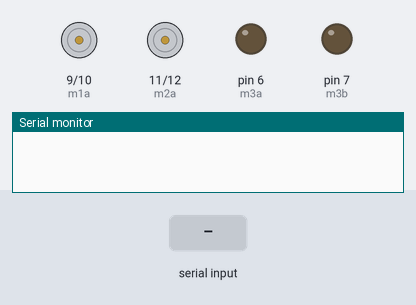
The sketch below on a simulated Arduino Uno, built with avr-gcc and run on an emulated ATmega328P. Shown: motor-driver pin pairs drawn as motors (green arrow = first pin HIGH = forward, orange = second pin HIGH = backward, longer = more drive), output pins drawn as LEDs (lit = HIGH), the last lines printed to the serial monitor. The test bench sets the inputs (shaded band).

Above: at 1.2 s.
1.3 s: "B" received over Serial
At 3.5 s:
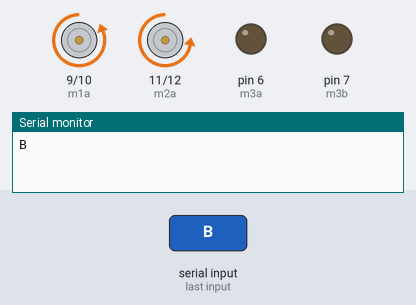
3.8 s: "F" received over Serial
At 5.2 s:
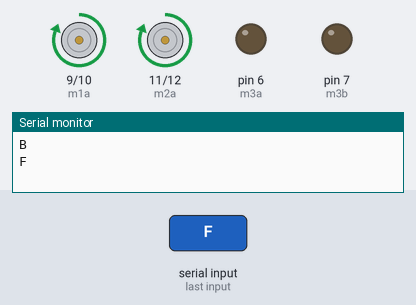
Timing chart, 0 to 4.9 s (numbered marks = the images above; inputs shaded):
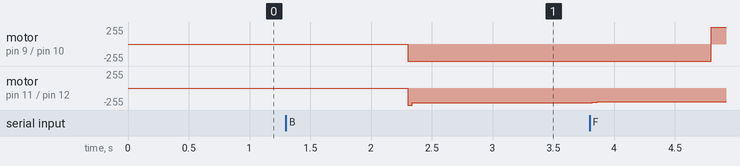

The sketch:

Final_code_DP.ino
```cpp
#include <SoftwareSerial.h> // TX RX software library for bluetooth
//declare variables for pins
int m1a = 9;
int m1b = 10;
int m2a = 11;
int m2b = 12;
int m3a = 6;
int m3b = 7;
//int ena = 13;
String val;
int bluetoothTx = 0; // bluetooth tx to 0 pin
int bluetoothRx = 1; // bluetooth rx to 1 pin

SoftwareSerial bluetooth(bluetoothTx, bluetoothRx);


void setup() {
  // put your setup code here, to run once:
  pinMode(m1a, OUTPUT);
  pinMode(m1b, OUTPUT);
  pinMode(m2a, OUTPUT);
  pinMode(m2b, OUTPUT);
  pinMode(m3a, OUTPUT);
  pinMode(m3b, OUTPUT);
//  pinMode(ena, OUTPUT);

  Serial.begin(9600);
}

void loop() {
  // put your main code here, to run repeatedly:
  while(Serial.available()>0){
    val = Serial.readString();
    Serial.println(val);
  }
  if(val == "F")//forward
  {
    digitalWrite(m1a,HIGH);
    digitalWrite(m1b,LOW);

    digitalWrite(m2a,HIGH);
    digitalWrite(m2b,LOW);
    analogWrite(m2a,50);

//    analogWrite(ena,255);
  }
  else if(val == "B")//backward
  {
    digitalWrite(m1a,LOW);
    digitalWrite(m1b,HIGH);

    digitalWrite(m2a,LOW);
    digitalWrite(m2b,HIGH);
    analogWrite(m2a,50);

//    analogWrite(ena,255);
  }
  else if(val == "L")//left and forward
  {
    digitalWrite(m1a,LOW);
    digitalWrite(m1b,LOW);
    digitalWrite(m2a,HIGH);
    digitalWrite(m2b,LOW);
  }
  else if(val == "R")//right and forward
  {
    digitalWrite(m1a,HIGH);
    digitalWrite(m1b,LOW);
    digitalWrite(m2a,LOW);
    digitalWrite(m2b,LOW);
  }
  else if(val == "S")//stop all operations
  {
    digitalWrite(m1a,LOW);
    digitalWrite(m1b,LOW);
    digitalWrite(m2a,LOW);
    digitalWrite(m2b,LOW);
    digitalWrite(m3a,LOW);
    digitalWrite(m3b,LOW);
  }
  else if(val == "O")//unroll or open and move forward
  {
    digitalWrite(m1a,HIGH);
    digitalWrite(m1b,LOW);

    digitalWrite(m2a,HIGH);
    digitalWrite(m2b,LOW);
    analogWrite(m2a,50);
    digitalWrite(m3a,HIGH);
    digitalWrite(m3b,LOW);

//    analogWrite(ena,255);
  }
  else if(val == "C")//roll or close and move backward
  {
    digitalWrite(m1a,LOW);
    digitalWrite(m1b,HIGH);

    digitalWrite(m2a,LOW);
    digitalWrite(m2b,HIGH);
    analogWrite(m2a,50);
    digitalWrite(m3a,LOW);
    digitalWrite(m3b,HIGH);

//    analogWrite(ena,255);
  }
}
```

Measured:
- after the input at 1.3 s, motor on pin 9 (m1a) / pin 10 (m1b): stopped → backward 255/255 after 1.0 s; motor on pin 11 (m2a) / pin 12 (m2b): stopped → backward 222/255 after 1.0 s
- after the input at 3.8 s, motor on pin 9 (m1a) / pin 10 (m1b): backward 255/255 → forward 255/255 after 1.0 s; motor on pin 11 (m2a) / pin 12 (m2b): backward 222/255 → backward 205/255 at once
